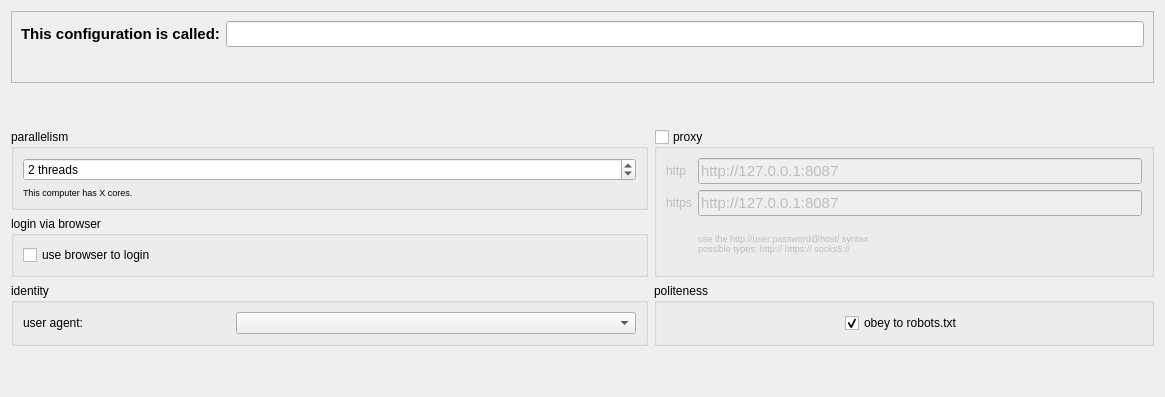
  <widget class="QWizardPage" name="wizardPage5">
   <property name="title">
    <string>5/5 &lt;img src=&quot;:/images/images/apply.png&quot; /&gt; &amp;nbsp; Go!</string>
   </property>
   <property name="subTitle">
    <string>Finishing up...</string>
   </property>
   <layout class="QGridLayout" name="gridLayout_51">
    <item row="4" column="0">
     <widget class="QGroupBox" name="browserLoginGroupBox">
      <property name="title">
       <string>login via browser</string>
      </property>
      <layout class="QGridLayout" name="gridLayout_50">
       <item row="0" column="0">
        <widget class="QCheckBox" name="browserLogin">
         <property name="toolTip">
          <string>&lt;html&gt;&lt;head/&gt;&lt;body&gt;&lt;p&gt;This option allows to use cookies across browsers in order to access pages where login is required. &lt;/p&gt;&lt;p&gt;Tries to get the cookies from Firefox, Chrome and Chromium&lt;/p&gt;&lt;/body&gt;&lt;/html&gt;</string>
         </property>
         <property name="text">
          <string extracomment="If this is checked, Gromoteur uses the cookies in Firefox and Chrome to connect">use browser to login</string>
         </property>
        </widget>
       </item>
      </layout>
     </widget>
    </item>
    <item row="5" column="0">
     <widget class="QGroupBox" name="identityGroupBox">
      <property name="title">
       <string>identity</string>
      </property>
      <layout class="QGridLayout" name="gridLayout_6">
       <item row="0" column="0">
        <widget class="QLabel" name="label_user_agent">
         <property name="sizePolicy">
          <sizepolicy hsizetype="Preferred" vsizetype="Minimum">
           <horstretch>0</horstretch>
           <verstretch>0</verstretch>
          </sizepolicy>
         </property>
         <property name="text">
          <string>user agent:</string>
         </property>
         <property name="alignment">
          <set>Qt::AlignLeading|Qt::AlignLeft|Qt::AlignVCenter</set>
         </property>
         <property name="buddy">
          <cstring>userAgent</cstring>
         </property>
        </widget>
       </item>
       <item row="0" column="1">
        <widget class="QComboBox" name="userAgent">
         <property name="sizePolicy">
          <sizepolicy hsizetype="Expanding" vsizetype="Fixed">
           <horstretch>0</horstretch>
           <verstretch>0</verstretch>
          </sizepolicy>
         </property>
         <property name="maximumSize">
          <size>
           <width>400</width>
           <height>16777215</height>
          </size>
         </property>
        </widget>
       </item>
      </layout>
     </widget>
    </item>
    <item row="6" column="2">
     <spacer name="verticalSpacer_14">
      <property name="orientation">
       <enum>Qt::Vertical</enum>
      </property>
      <property name="sizeHint" stdset="0">
       <size>
        <width>20</width>
        <height>40</height>
       </size>
      </property>
     </spacer>
    </item>
    <item row="0" column="0" colspan="3">
     <widget class="QFrame" name="frame_2">
      <property name="sizePolicy">
       <sizepolicy hsizetype="Expanding" vsizetype="Preferred">
        <horstretch>0</horstretch>
        <verstretch>0</verstretch>
       </sizepolicy>
      </property>
      <property name="frameShape">
       <enum>QFrame::StyledPanel</enum>
      </property>
      <property name="frameShadow">
       <enum>QFrame::Plain</enum>
      </property>
      <layout class="QGridLayout" name="gridLayout_28">
       <item row="0" column="0">
        <layout class="QGridLayout" name="gridLayout_3">
         <item row="0" column="0">
          <widget class="QLabel" name="label">
           <property name="sizePolicy">
            <sizepolicy hsizetype="Fixed" vsizetype="Preferred">
             <horstretch>0</horstretch>
             <verstretch>0</verstretch>
            </sizepolicy>
           </property>
           <property name="font">
            <font>
             <pointsize>11</pointsize>
             <weight>75</weight>
             <bold>true</bold>
            </font>
           </property>
           <property name="text">
            <string>This configuration is called:</string>
           </property>
           <property name="buddy">
            <cstring>configName</cstring>
           </property>
          </widget>
         </item>
         <item row="0" column="1">
          <widget class="QLineEdit" name="configName">
           <property name="sizePolicy">
            <sizepolicy hsizetype="Expanding" vsizetype="Fixed">
             <horstretch>0</horstretch>
             <verstretch>0</verstretch>
            </sizepolicy>
           </property>
           <property name="minimumSize">
            <size>
             <width>444</width>
             <height>0</height>
            </size>
           </property>
           <property name="font">
            <font>
             <pointsize>11</pointsize>
             <weight>75</weight>
             <bold>true</bold>
            </font>
           </property>
           <property name="text">
            <string/>
           </property>
          </widget>
         </item>
        </layout>
       </item>
       <item row="1" column="0">
        <layout class="QGridLayout" name="gridLayout_27">
         <item row="0" column="0">
          <spacer name="horizontalSpacer">
           <property name="orientation">
            <enum>Qt::Horizontal</enum>
           </property>
           <property name="sizeHint" stdset="0">
            <size>
             <width>40</width>
             <height>20</height>
            </size>
           </property>
          </spacer>
         </item>
         <item row="0" column="1">
          <widget class="QLabel" name="configInfoLabel">
           <property name="sizePolicy">
            <sizepolicy hsizetype="Expanding" vsizetype="Preferred">
             <horstretch>0</horstretch>
             <verstretch>0</verstretch>
            </sizepolicy>
           </property>
           <property name="text">
            <string/>
           </property>
          </widget>
         </item>
        </layout>
       </item>
      </layout>
     </widget>
    </item>
    <item row="3" column="0">
     <widget class="QGroupBox" name="parallelGroupBox">
      <property name="title">
       <string>parallelism</string>
      </property>
      <layout class="QGridLayout" name="gridLayout_26">
       <item row="0" column="0">
        <widget class="QSpinBox" name="nbThreads">
         <property name="suffix">
          <string> threads</string>
         </property>
         <property name="minimum">
          <number>1</number>
         </property>
         <property name="maximum">
          <number>99</number>
         </property>
         <property name="value">
          <number>2</number>
         </property>
        </widget>
       </item>
       <item row="1" column="0">
        <widget class="QLabel" name="coreLabel">
         <property name="font">
          <font>
           <pointsize>7</pointsize>
          </font>
         </property>
         <property name="text">
          <string>This computer has X cores.</string>
         </property>
        </widget>
       </item>
      </layout>
     </widget>
    </item>
    <item row="3" column="1" rowspan="2" colspan="2">
     <widget class="QGroupBox" name="proxyGroupBox">
      <property name="title">
       <string>proxy</string>
      </property>
      <property name="checkable">
       <bool>true</bool>
      </property>
      <property name="checked">
       <bool>false</bool>
      </property>
      <layout class="QGridLayout" name="gridLayout_17">
       <item row="0" column="0">
        <widget class="QLabel" name="label_7">
         <property name="text">
          <string>http</string>
         </property>
        </widget>
       </item>
       <item row="0" column="1">
        <widget class="QLineEdit" name="httpProxyName">
         <property name="sizePolicy">
          <sizepolicy hsizetype="Maximum" vsizetype="Fixed">
           <horstretch>0</horstretch>
           <verstretch>0</verstretch>
          </sizepolicy>
         </property>
         <property name="minimumSize">
          <size>
           <width>444</width>
           <height>0</height>
          </size>
         </property>
         <property name="font">
          <font>
           <pointsize>11</pointsize>
           <weight>50</weight>
           <bold>false</bold>
          </font>
         </property>
         <property name="text">
          <string>http://127.0.0.1:8087</string>
         </property>
        </widget>
       </item>
       <item row="1" column="1">
        <widget class="QLineEdit" name="httpsProxyName">
         <property name="sizePolicy">
          <sizepolicy hsizetype="Maximum" vsizetype="Fixed">
           <horstretch>0</horstretch>
           <verstretch>0</verstretch>
          </sizepolicy>
         </property>
         <property name="minimumSize">
          <size>
           <width>444</width>
           <height>0</height>
          </size>
         </property>
         <property name="font">
          <font>
           <pointsize>11</pointsize>
           <weight>50</weight>
           <bold>false</bold>
          </font>
         </property>
         <property name="text">
          <string>http://127.0.0.1:8087</string>
         </property>
        </widget>
       </item>
       <item row="2" column="1">
        <widget class="QLabel" name="proxyLabel">
         <property name="font">
          <font>
           <pointsize>7</pointsize>
          </font>
         </property>
         <property name="text">
          <string>&lt;html&gt;&lt;head/&gt;&lt;body&gt;&lt;p&gt;use the http://user:password@host/ syntax&lt;br/&gt;possible types: http:// https:// socks5://&lt;/p&gt;&lt;/body&gt;&lt;/html&gt;</string>
         </property>
        </widget>
       </item>
       <item row="1" column="0">
        <widget class="QLabel" name="label_8">
         <property name="text">
          <string>https</string>
         </property>
        </widget>
       </item>
      </layout>
     </widget>
    </item>
    <item row="5" column="1" colspan="2">
     <widget class="QGroupBox" name="politenessGroupBox">
      <property name="title">
       <string>politeness</string>
      </property>
      <layout class="QGridLayout" name="gridLayout_32">
       <item row="0" column="0">
        <widget class="QCheckBox" name="obeyRobots">
         <property name="sizePolicy">
          <sizepolicy hsizetype="Maximum" vsizetype="Fixed">
           <horstretch>0</horstretch>
           <verstretch>0</verstretch>
          </sizepolicy>
         </property>
         <property name="text">
          <string>obey to robots.txt</string>
         </property>
         <property name="checked">
          <bool>true</bool>
         </property>
        </widget>
       </item>
      </layout>
     </widget>
    </item>
    <item row="1" column="0">
     <spacer name="verticalSpacer_13">
      <property name="orientation">
       <enum>Qt::Vertical</enum>
      </property>
      <property name="sizeHint" stdset="0">
       <size>
        <width>20</width>
        <height>40</height>
       </size>
      </property>
     </spacer>
    </item>
   </layout>
  </widget>
